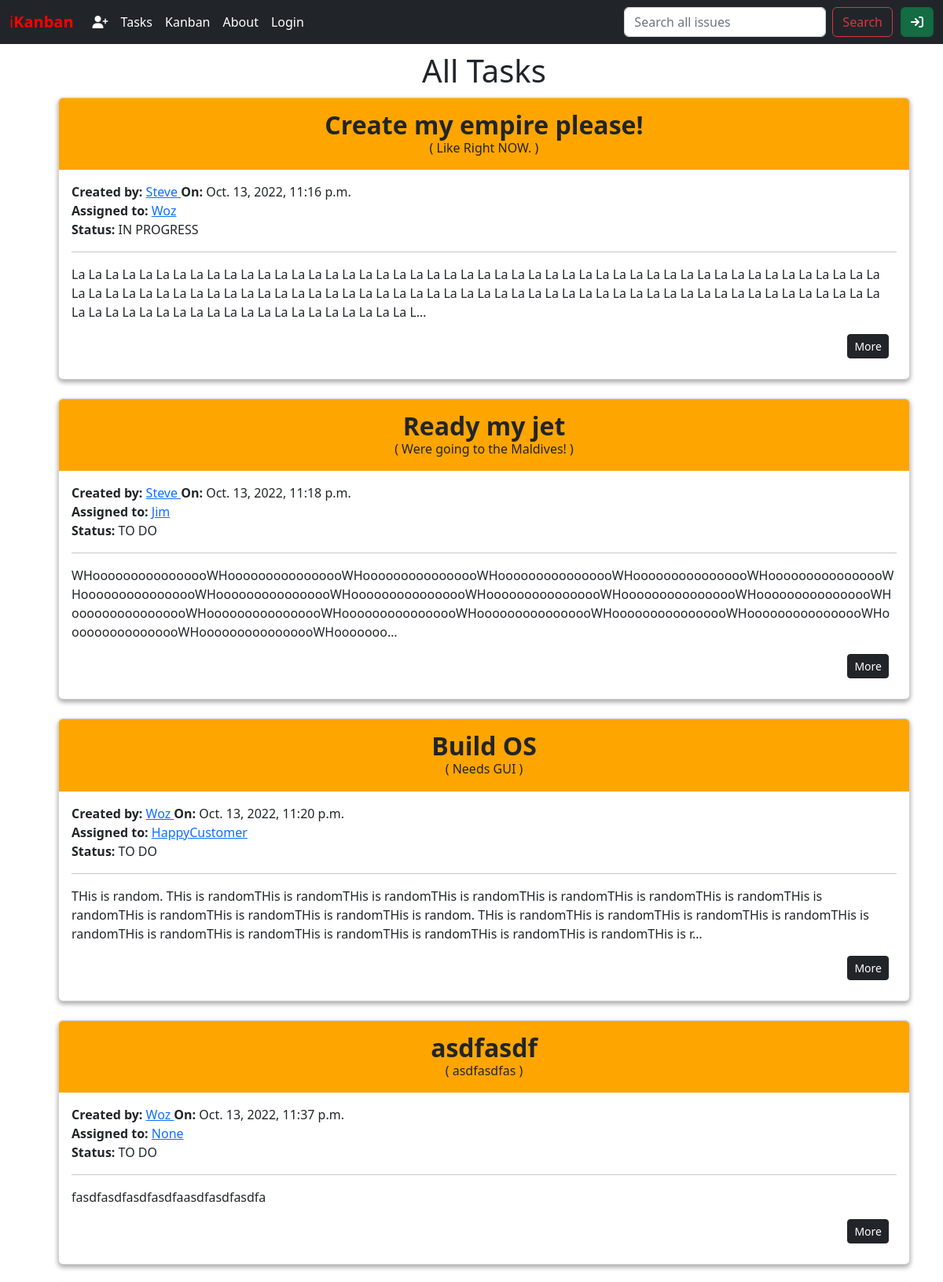
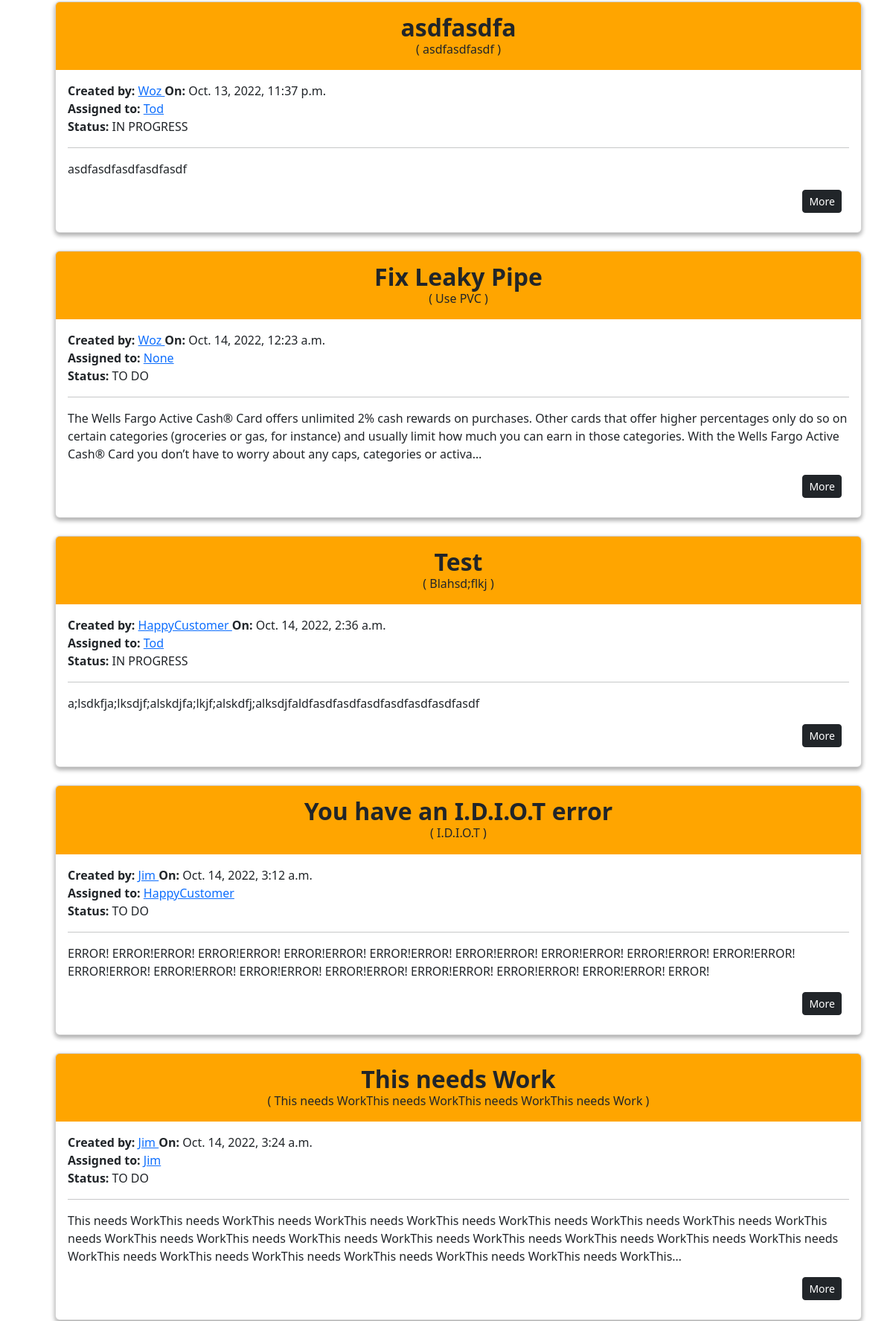
The app's page /issues/ (upper part) with its own data (2 pictures, top to bottom).
### issues/models.py (models this page shows)
class Issue(models.Model):
    title = models.CharField(max_length=256)
    summary = models.CharField(max_length=512)
    description = models.TextField()
    created_on = models.DateTimeField(
        auto_now_add=True,
        null=True,
        blank=True
    )
    status = models.ForeignKey(
        Status,
        on_delete=models.CASCADE,
        null=True,
        blank=True,
    )
    impact = models.ForeignKey(
        Impact,
        on_delete=models.CASCADE
    )
    urgency = models.ForeignKey(
        Urgency,
        on_delete=models.CASCADE
    )
    requester = models.ForeignKey(
        get_user_model(),
        on_delete=models.CASCADE,
        related_name='requester' # django will create a different name to avoid collisions when running > python3 manage.py makemigrations
    )
    assignee = models.ForeignKey(
        get_user_model(),
        on_delete=models.CASCADE,
        null=True,
        blank=True,
        related_name='assignee' # django will create a different name to avoid collisions when running > python3 manage.py makemigrations
    )

class Status(models.Model):
    name = models.CharField(max_length=256)
    description = models.TextField()
    def __str__(self):
        return self.name

### accounts/models.py (models this page shows)
class CustomUser(AbstractUser):
    email = models.EmailField(blank=True, default='', unique=True)
    first_name = models.CharField(max_length=255, blank=True, default='')
    last_name = models.CharField(max_length=255, blank=True, default='')
    username = models.CharField(max_length=255, blank=True, default='', unique=True)
    CUSTOMER = 'Customer'
    AGENT = 'Agent'
    MANAGER = 'Manager'
    ROLE_CHOICES = [
        (CUSTOMER,'Customer'),
        (AGENT, 'Agent'),
        (MANAGER,'Manager'),
        ]
    role = models.CharField(
        max_length=255,
        choices=ROLE_CHOICES,
        blank=True,
        null=True,
        default=CUSTOMER)

### issues/views.py (the view)
# urls.py: path('', IssueListView.as_view(), name='issue_list'),
class IssueListView(ListView):
    template_name = "issues/issue_list.html"
    model = Issue

### templates/issues/issue_list.html (shortened to what this page needs)
{% extends 'base.html' %}
{% block content %}
<ul>
    {% if issue_list %}
    <h1>All Tasks</h1>
    {% for issue in issue_list %}
    <div class="card box">
        <div id="status">
            <strong> {{ issue.title }} </strong>
            <h6 class="card-subtitle mb-2 ">( {{ issue.summary }} )</h6>
        </div>
        <div class="card-body">
            <div><strong>Created by:</strong> <a href="{% url 'user_profile' user.id %}"> {{ issue.requester }} </a><strong> On:</strong> {{ issue.created_on }}</div>
            <strong>Assigned to:</strong>  <a href="#">{{ issue.assignee }}</a>
            <div><strong>Status:</strong> {{ issue.status }}</div>
            <hr>
            <p class="card-text">{{ issue.description|truncatechars:350 }}</p>
                <div class="author-options">
                    {% if user == issue.requester or user.is_superuser%}
                    <a href="{% url 'delete' issue.id %}" class="btn btn-danger btn-sm">
                        <i class="fa-solid fa-dumpster"></i>
                    </a>
                    <a href="{% url 'edit' issue.id %}" class="btn btn-success btn-sm">
                        <i class="fa-regular fa-pen-to-square"></i>
                    </a>
                    <a href="{% url 'issue_detail' issue.id %}" class="btn btn-dark btn-sm">
                        More
                    </a>
                    {% else %}
                    <a href="{% url 'issue_detail' issue.id %}" class="btn btn-dark btn-sm">
                        More
                    </a>
                    {% endif %}
                </div>
        </div>
    </div>
    <br />
    {% endfor %}
    {% else %}
    <h1>Oh, yay!</h1>
    <h1>Currently no tasks!</h1>
    {% endif %}
</ul>
{% endblock content %}

### static/css/base.css (style rules this page uses)
h1, h2, h3, h4, h5, h6 { text-align: center; margin-top:10px; margin-bottom:10px; color: #212529; }
.box { box-shadow: rgba(0, 0, 0, 0.16) 0px 3px 6px, rgba(0, 0, 0, 0.23) 0px 3px 6px; }
.author-options, #post-more { text-align: right; margin: 10px 10px; }
#status { color: #212529; background-color: orange; text-align: center; padding: 10px; border-top-left-radius: 5px; border-top-right-radius: 5px; font-size: xx-large; }

### records on screen
Issue: title "Create my empire please!", summary "Like Right NOW.", requester "Steve", created_on "Oct. 13, 2022, 11:16 p.m.", assignee "Woz", status "IN PROGRESS", description "La La La La La La La La La La La La La La La La La La La La La La La La La La La La La La La La La La La La La La La La La La La La La La La La La La La La La La La La La La La La La La La La La La La La La La La La La La La La La La La La La La La La La La La La La La La La La La La La La La La La La La La La La La La La La La La La La La La La L…", shows "More"
Issue: title "Ready my jet", summary "Were going to the Maldives!", requester "Steve", created_on "Oct. 13, 2022, 11:18 p.m.", assignee "Jim", status "TO DO", description "WHoooooooooooooooWHoooooooooooooooWHoooooooooooooooWHoooooooooooooooWHoooooooooooooooWHoooooooooooooooWHoooooooooooooooWHoooooooooooooooWHoooooooooooooooWHoooooooooooooooWHoooooooooooooooWHoooooooooooooooWHoooooooooooooooWHoooooooooooooooWHoooooooooooooooWHoooooooooooooooWHoooooooooooooooWHoooooooooooooooWHoooooooooooooooWHoooooooooooooooWHooooooo…", shows "More"
Issue: title "Build OS", summary "Needs GUI", requester "Woz", created_on "Oct. 13, 2022, 11:20 p.m.", assignee "HappyCustomer", status "TO DO", description "THis is random. THis is randomTHis is randomTHis is randomTHis is randomTHis is randomTHis is randomTHis is randomTHis is randomTHis is randomTHis is randomTHis is randomTHis is random. THis is randomTHis is randomTHis is randomTHis is randomTHis is randomTHis is randomTHis is randomTHis is randomTHis is randomTHis is randomTHis is randomTHis is r…", shows "More"
Issue: title "asdfasdf", summary "asdfasdfas", requester "Woz", created_on "Oct. 13, 2022, 11:37 p.m.", assignee "None", status "TO DO", description "fasdfasdfasdfasdfaasdfasdfasdfa", shows "More"
Issue: title "asdfasdfa", summary "asdfasdfasdf", requester "Woz", created_on "Oct. 13, 2022, 11:37 p.m.", assignee "Tod", status "IN PROGRESS", description "asdfasdfasdfasdfasdf", shows "More"
Issue: title "Fix Leaky Pipe", summary "Use PVC", requester "Woz", created_on "Oct. 14, 2022, 12:23 a.m.", assignee "None", status "TO DO", description "The Wells Fargo Active Cash® Card offers unlimited 2% cash rewards on purchases. Other cards that offer higher percentages only do so on certain categories (groceries or gas, for instance) and usually limit how much you can earn in those categories. With the Wells Fargo Active Cash® Card you don’t have to worry about any caps, categories or activa…", shows "More"
Issue: title "Test", summary "Blahsd;flkj", requester "HappyCustomer", created_on "Oct. 14, 2022, 2:36 a.m.", assignee "Tod", status "IN PROGRESS", description "a;lsdkfja;lksdjf;alskdjfa;lkjf;alskdfj;alksdjfaldfasdfasdfasdfasdfasdfasdfasdf", shows "More"
Issue: title "You have an I.D.I.O.T error", summary "I.D.I.O.T", requester "Jim", created_on "Oct. 14, 2022, 3:12 a.m.", assignee "HappyCustomer", status "TO DO", description "ERROR! ERROR!ERROR! ERROR!ERROR! ERROR!ERROR! ERROR!ERROR! ERROR!ERROR! ERROR!ERROR! ERROR!ERROR! ERROR!ERROR! ERROR!ERROR! ERROR!ERROR! ERROR!ERROR! ERROR!ERROR! ERROR!ERROR! ERROR!ERROR! ERROR!ERROR! ERROR!", shows "More"
Issue: title "This needs Work", summary "This needs WorkThis needs WorkThis needs WorkThis needs Work", requester "Jim", created_on "Oct. 14, 2022, 3:24 a.m.", assignee "Jim", status "TO DO", description "This needs WorkThis needs WorkThis needs WorkThis needs WorkThis needs WorkThis needs WorkThis needs WorkThis needs WorkThis needs WorkThis needs WorkThis needs WorkThis needs WorkThis needs WorkThis needs WorkThis needs WorkThis needs WorkThis needs WorkThis needs WorkThis needs WorkThis needs WorkThis needs WorkThis needs WorkThis needs WorkThis…", shows "More"
